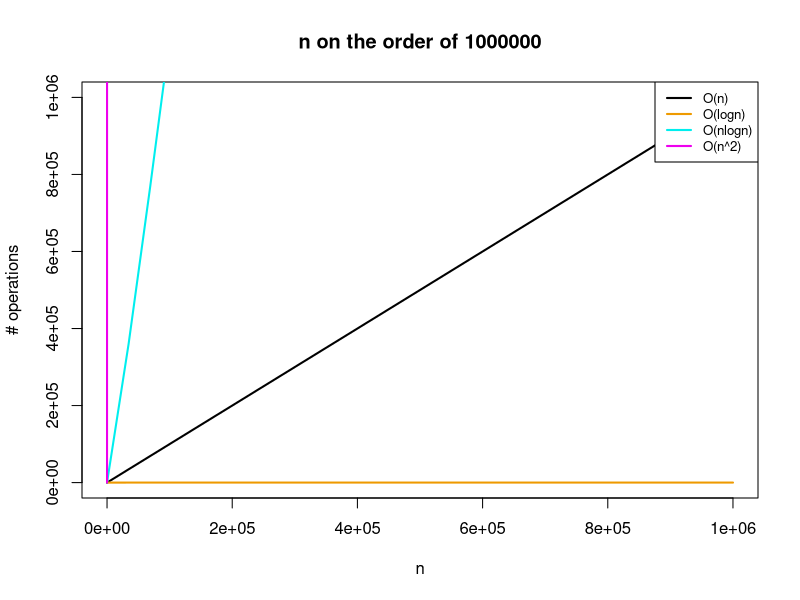

Generate this figure with R:
#### Python presentation
#### Plots of n, nlogn, n^2, logn


bigOplots = function(nmax){
  
  if (nmax <= 40){
    nmin = 0
  }
  else {
    nmin = 1
  }
  
  
  n = seq(nmin, nmax, length.out = 30)
  ylin = n
  ylog = log(n)
  ysq = n^2
  ynlogn = n*log(n)
  
  plot(n, ylin, type = 'l',
       lwd = 2,
       main = paste("n on the order of", format(nmax, scientific = F)),
       xlim = c(nmin,nmax),
       ylim=c(nmin, nmax),
       xlab = 'n',
       ylab = "# operations")
  lines(n, ylog, col = 'orange2', lwd = 2)
  lines(n, ynlogn, col = 'cyan2', lwd = 2)
  lines(n, ysq, col = 'magenta2', lwd = 2)
  
  legendposition = "topright"
  
  legend(legendposition, c('O(n)', 'O(logn)', 'O(nlogn)', 'O(n^2)'), lty = c(1,1,1,1),
         col = c('black', 'orange2', 'cyan2', 'magenta2'),
         lwd = c(2,2,2,2),
         cex = 0.8)
}

bigOplots(1e6)
